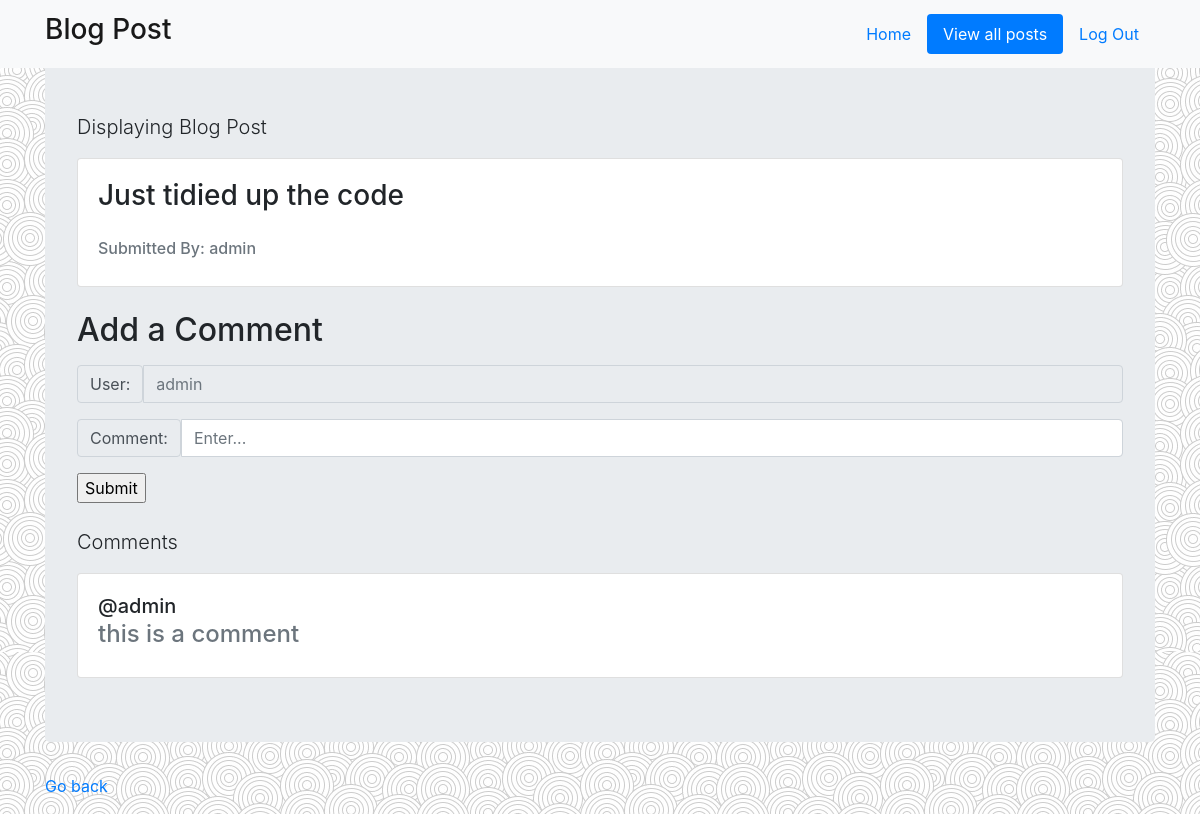
Page /view/15/ (signed in) on the committed database.
### tables this page shows
CREATE TABLE "Blogs" (
	"id"	INTEGER PRIMARY KEY AUTOINCREMENT,
	"blogger_id"	INTEGER NOT NULL,
	"post"	TEXT NOT NULL
);

CREATE TABLE "Users" (
	"id"	INTEGER PRIMARY KEY AUTOINCREMENT,
	"username"	TEXT NOT NULL UNIQUE,
	"password"	TEXT NOT NULL
);

CREATE TABLE "Comments" (
	"id"	INTEGER PRIMARY KEY AUTOINCREMENT,
	"user_id"	INTEGER NOT NULL,
	"comment"	TEXT NOT NULL,
	"blog_id"	INTEGER NOT NULL
);

### blog.py (the view)
@app.route('/view/<int:id>/')
def view(id):
    if 'user_id' not in session:
        return render_template('sign_in.html')
    else:
        db = get_db()
        users_data = db.execute('SELECT * FROM Users')
        users = {}
        for user_data in users_data:
            user = []
            users[user_data['id']] = user_data['username']
        post_row = db.execute('SELECT * FROM Blogs WHERE id=?',(id,)).fetchall()
        post = {'blog_id':post_row[0][0],'question':post_row[0][2], 'blogger':users[post_row[0][1]]}
        comments = db.execute('SELECT * FROM Comments WHERE blog_id=?',(id,)).fetchall()
        return render_template('view.html', comments=comments, post=post, users=users, session=session)

### blog.py (called while the page is built)
def get_db():
    db = sqlite3.connect('blog.sqlite3')
    db.row_factory = sqlite3.Row
    return db

### templates/view.html
{% extends "layout.html" %}
{% block body %}
<nav class="navbar fixed-top navbar-light bg-light">
  <div class="container">
    <a class="navbar-brand" href="#"><h3>Blog Post</h3></a>
    <ul class="nav nav-pills">
      <li class="nav-item">
        <a class="nav-link" href="/home">Home</a>
      </li>
      <li class="nav-item">
        <a class="nav-link active" href="/posts">View all posts</a>
      </li>
      <li class="nav-item">
        <a class="nav-link" href="/log_out">Log Out</a>
      </li>
    </ul>
  </div>
</nav>
<div class="jumbotron">
    <p class="lead">Displaying Blog Post</p>
    <div class="card">
      <div class="card-body">
        <h3 class="title">{{ post['question'] }}</h3><br>
        <h6 class="card-subtitle mb-2 text-muted">Submitted By: {{ post['blogger'] }}</h6>
      </div>
    </div>
    <br>
    <h2>Add a Comment</h2>
    <form action="{{ url_for('add_comment', blog_id=post['blog_id']) }}" method="POST">
        <div class="input-group my-3">
            <span class="input-group-text">User:</span>
            <input type="text" class="form-control" placeholder={{ users[session['user_id']] }} readonly>
        </div>
        <div class="input-group my-3">
            <span class="input-group-text">Comment:</span>
            <input type="text" class="form-control" name="comment" placeholder="Enter..." maxlength="2000">
        </div>
        <input type="submit">
    </form>
    <br>
    <p class="lead">Comments</p>
    {% for comment in comments %}
        <div class="card">
          <div class="card-body">
            <h5 class="title">@{{ users[comment['user_id']] }}</h5>
            <h4 class="card-subtitle mb-2 text-muted">{{ comment['comment'] }}</h4>
          </div>
        </div>
    {% endfor %}
</div>
<p><a href="{{ url_for('posts') }}">Go back</a></p>
{% endblock %}

### rows in the picture
Blogs: question "Just tidied up the code"
Users: blogger "admin", username "admin"
Comments: comment "this is a comment"
